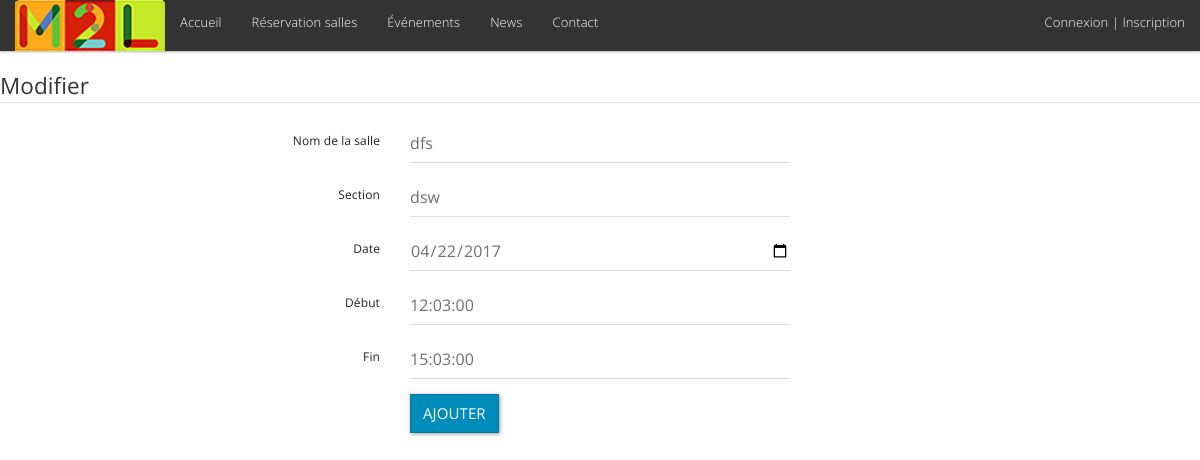
Page /update_room.php?id=6 on the committed database.
### tables this page shows
CREATE TABLE `booking` (
  `id` int(11) NOT NULL,
  `Salle` varchar(255) NOT NULL,
  `Nom` varchar(255) NOT NULL,
  `Section` varchar(255) NOT NULL,
  `Date` date NOT NULL,
  `Debut` time NOT NULL,
  `Fin` time NOT NULL
);

### update_room.php (the view, shortened to what this page needs)
<!DOCTYPE html>
<html>
<link rel="stylesheet" href="assets/css/bootstrap.css">
<link rel="stylesheet" href="css/bootstrap.min.css">
  <head>
  </head>
  <body>
<?php
$ID = $_GET['id'];
 include 'assets/inc/navbar.php';
 $bdd = connectToSQL();
 $reponse = $bdd->query('SELECT * FROM `booking` WHERE `id` = "'.$ID.'"');
 $donnees = $reponse->fetch();
?>
    <form class="form-horizontal" method="post" action="assets/inc/up_room.php?id=<?php echo $ID ?>">
    <fieldset>
    <legend>Modifier</legend>
    <div class="form-group">
      <label class="col-md-4 control-label" for="selectbasic">Nom de la salle</label>
      <div class="col-md-4">
        <input name="salle" type="text" value="<?php echo $donnees['Salle'] ?>" class="form-control input-md" required="">
      </div>
    </div>
    <div class="form-group">
      <label class="col-md-4 control-label" for="textinput">Section</label>
      <div class="col-md-4">
      <input name="section" type="text" value="<?php echo $donnees['Section'] ?>" class="form-control input-md" required="">
    </div>
      </div>
      <div class="form-group">
        <label class="col-md-4 control-label" for="textinput">Date</label>
        <div class="col-md-4">
        <input name="date" type="date" value="<?php echo $donnees['Date'] ?>" class="form-control input-md" required="">
      </div>
        </div>
        <div class="form-group">
          <label class="col-md-4 control-label" for="textinput">Début</label>
          <div class="col-md-4">
          <input name="debut" type="heure" value="<?php echo $donnees['Debut'] ?>" class="form-control input-md" required="">
        </div>
          </div>
          <div class="form-group">
            <label class="col-md-4 control-label" for="textinput">Fin</label>
            <div class="col-md-4">
            <input name="fin" type="heure" value="<?php echo $donnees['Fin'] ?>" class="form-control input-md" required="">
          </div>
            </div>
    <div class="form-group">
      <label class="col-md-4 control-label" for="button1id"></label>
      <div class="col-md-8">
        <button name="ajouter" class="btn btn-primary">Ajouter</button>
      </div>
    </div>
    </fieldset>
    </form>
  </body>
</html>

### rows in the picture
booking: salle "dfs", section "dsw", date "04/22/2017", debut "12:03:00", fin "15:03:00"
